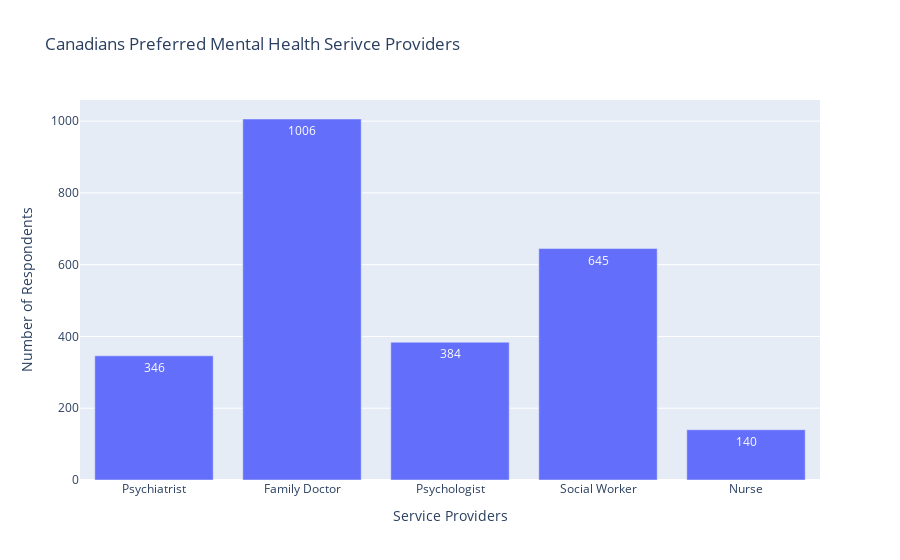

This figure's notebook cell:
### Code cell
fig = px.bar(service_providers, x = "Service Providers", y = "Number of Respondents", labels = {"value":"Number of Respondents", "Service Provider": "Service Provider"}, title = 'Canadians Preferred Mental Health Serivce Providers', text_auto = True)
fig.show()

### Figure 1 — Plotly figure (JSON) as saved in the notebook; plotly's stock layout.template omitted (floating-point values rounded to 4 significant figures)
{"data": [{"alignmentgroup": "True", "hovertemplate": "Service Providers=%{x}<br>Number of Respondents=%{y}<extra></extra>", "legendgroup": "", "marker": {"color": "#636efa", "pattern": {"shape": ""}}, "name": "", "offsetgroup": "", "orientation": "v", "showlegend": false, "textposition": "auto", "texttemplate": "%{y}", "type": "bar", "x": ["Psychiatrist", "Family Doctor", "Psychologist", "Social Worker", "Nurse"], "xaxis": "x", "y": [346, 1006, 384, 645, 140], "yaxis": "y"}], "layout": {"barmode": "relative", "legend": {"tracegroupgap": 0}, "title": {"text": "Canadians Preferred Mental Health Serivce Providers"}, "xaxis": {"anchor": "y", "domain": [0, 1], "title": {"text": "Service Providers"}}, "yaxis": {"anchor": "x", "domain": [0, 1], "title": {"text": "Number of Respondents"}}}}
